Frame 1 (no input): blank canvas, image omitted
Frame 60 (no input): blank canvas, image omitted
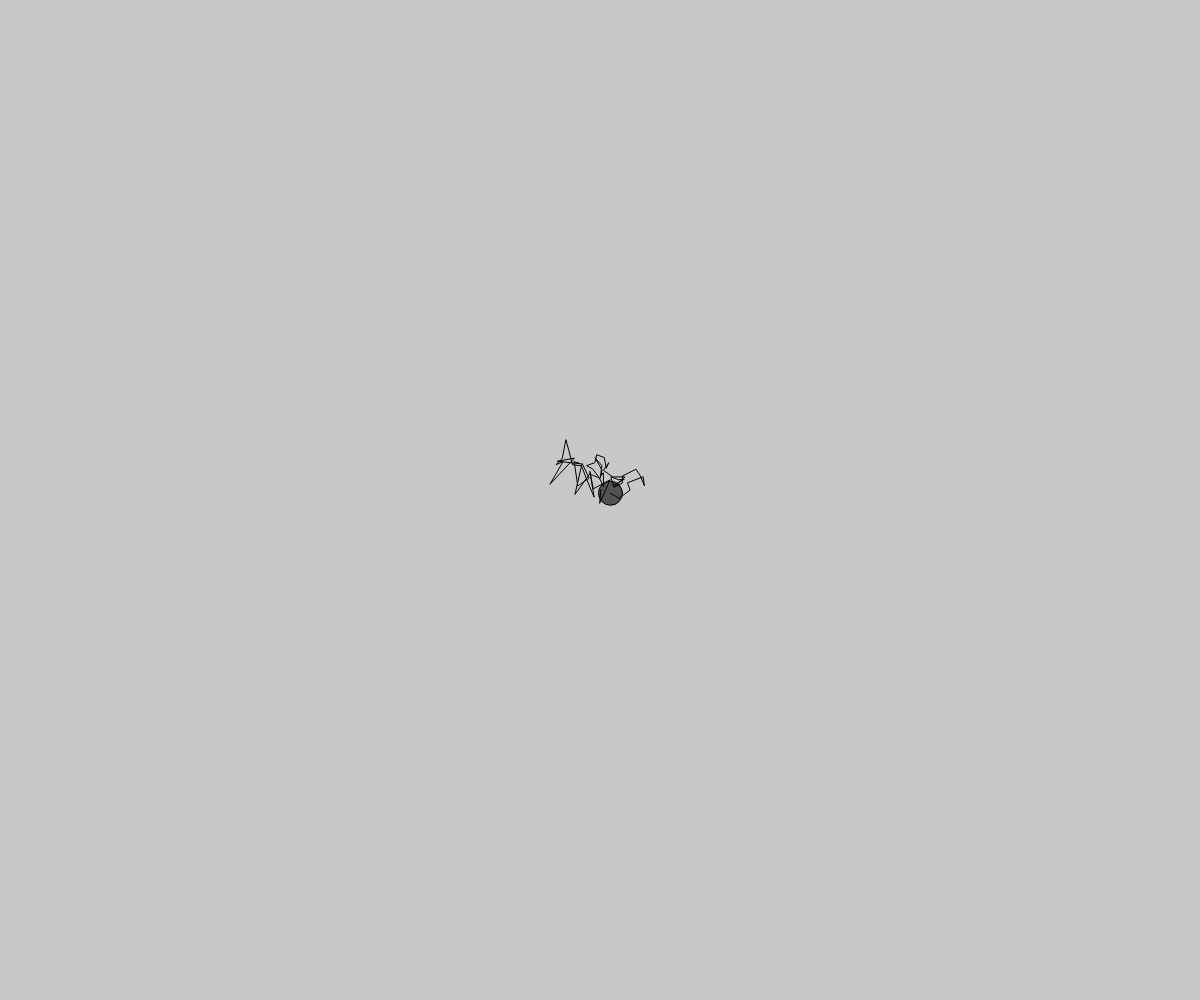
Frame 120 (the mouse pressed at the canvas centre since frame 60)

The p5.js sketch whose frames 1 and 60 were blank and that drew this single picture after the mouse press (run headless with seeded random() and noise() and a simulated clock; from frame 60 on, the mouse is pressed at the canvas centre):

// p5.js sketch
// ── sketch.js
function Particle(x, y) {
  this.x = x;
  this.y = y;
  
  this.history = [];
  
  this.update = function() {
    this.x += random(-10, 10);
    this.y += random(-10, 10);
    
    for (var i = 0; i < this.history.length; i++) {
      this.history[i].x += random(-2, 2);
      this.history[i].y += random(-2, 2);
    }

    var v = createVector(this.x, this.y);
    this.history.push(v); 
    if (this.history.length > 100) {
      this.history.splice(0, 1);
    }
  }
  
  this.show = function() {
    stroke(0);
    fill(0, 150);
    ellipse(this.x, this.y, 24, 24);
    
    noFill();
    beginShape();
    for (var i = 0; i < this.history.length; i++) {
      var pos = this.history[i];
      //fill(random(255));
      //ellipse(pos.x, pos.y, i, i);
      vertex(pos.x, pos.y);
    }
    endShape();
    
    
  }
  
}


var particles = [];

function setup() {
  createCanvas(windowWidth,windowHeight);
}

function mousePressed() {
  particles.push(new Particle(mouseX, mouseY));
}

function draw() {
  background(200);
  for (var i = 0; i < particles.length; i++) {
    particles[i].update();
    particles[i].show();
  }
  
  //line(frameCount, 0, frameCount, height);
  
  
}
